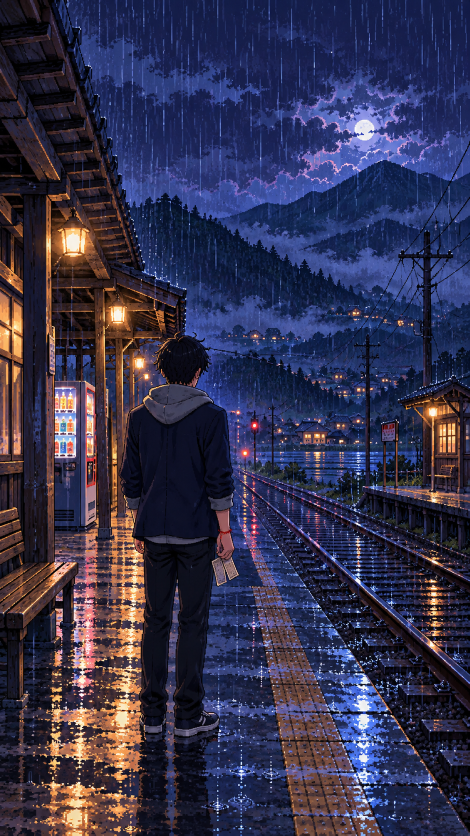
#> input picture anime-pixel-story/assets/01-waiting-rain.png, 940 x 1672 px (shown at 1/2 size)
$ python render_video.py
#> lines starting #> are read from the running program, lines starting #| are printed output that depends on the picture
"""Renderiza una historia humana de anime pixel art, sin palabras ni audio."""

from __future__ import annotations

import argparse
import math
import random
from pathlib import Path

import imageio.v2 as imageio
import numpy as np
from PIL import Image, ImageDraw, ImageFilter


WIDTH, HEIGHT = 360, 640
FPS = 12
BOUNDARIES = (0, 20, 40, 60)


def cover(image: Image.Image, width: int, height: int) -> Image.Image:
#> called with width = 368, height = 652
    scale = max(width / image.width, height / image.height)
#> scale = 0.391
    resized = image.resize((round(image.width * scale), round(image.height * scale)), Image.Resampling.LANCZOS)
    left = (resized.width - width) // 2
#> left = 0
    top = (resized.height - height) // 2
#> top = 1
    return resized.crop((left, top, left + width, top + height))


def base_frame(image: Image.Image, t: float, index: int) -> Image.Image:
    x = round(4 + math.sin(t * .14 + index) * 2)
    y = round(6 + math.cos(t * .11 + index) * 2)
    return image.crop((x, y, x + WIDTH, y + HEIGHT)).convert("RGBA")


def subject_motion(frame: Image.Image, t: float, index: int) -> None:
    boxes = [(82, 240, 220, 580), (22, 315, 215, 570), (102, 252, 218, 570)]
    box = boxes[index]
    patch = frame.crop(box)
    bob = round(math.sin(t * math.tau / (4.4 + index * .3)))
    stretch = patch.height + round(math.sin(t * math.tau / 4.8) * 1)
    moved = patch.resize((patch.width, stretch), Image.Resampling.NEAREST)
    local = Image.new("RGBA", patch.size, (0, 0, 0, 0))
    local.alpha_composite(moved, (0, patch.height - moved.height + bob))
    mask = Image.new("L", patch.size, 0)
    ImageDraw.Draw(mask).rounded_rectangle((10, 10, patch.width - 10, patch.height - 10), radius=18, fill=150)
    mask = mask.filter(ImageFilter.GaussianBlur(5))
    frame.paste(local, box, mask)


def pixel_dissolve(first: Image.Image, second: Image.Image, amount: float, seed: int) -> Image.Image:
    output = first.copy()
    rng = random.Random(seed)
    block = 8
    for y in range(0, HEIGHT, block):
        for x in range(0, WIDTH, block):
            threshold = rng.random()
            if threshold < amount:
                output.paste(second.crop((x, y, min(x + block, WIDTH), min(y + block, HEIGHT))), (x, y))
    return output


def timeline(images: list[Image.Image], t: float) -> tuple[Image.Image, int]:
    if t < BOUNDARIES[1]:
        index = 0
    elif t < BOUNDARIES[2]:
        index = 1
    else:
        index = 2
    frame = base_frame(images[index], t, index)
    if index < 2 and t >= BOUNDARIES[index + 1] - 2:
        amount = (t - (BOUNDARIES[index + 1] - 2)) / 2
        next_frame = base_frame(images[index + 1], t, index + 1)
        frame = pixel_dissolve(frame, next_frame, amount, 700 + index)
        if amount > .55:
            index += 1
    return frame, index


def glow_rect(draw: ImageDraw.ImageDraw, x: int, y: int, color: tuple[int, int, int], strength: float) -> None:
    for radius, alpha in ((7, 12), (4, 26), (2, 70)):
        draw.rectangle((x - radius, y - radius, x + radius, y + radius), fill=(*color, int(alpha * strength)))
    draw.rectangle((x - 1, y - 1, x + 1, y + 1), fill=(*color, int(220 * strength)))


def rain(t: float, particles, amount: float = 1) -> Image.Image:
    layer = Image.new("RGBA", (WIDTH, HEIGHT), (0, 0, 0, 0))
    draw = ImageDraw.Draw(layer, "RGBA")
    for px, py, speed, phase in particles:
        y = int((py * 710 + t * (95 + speed * 110)) % 710 - 35)
        x = int(px * WIDTH + math.sin(t * .3 + phase) * 2)
        length = int(6 + speed * 9)
        draw.line((x, y, x - 2, y + length), fill=(162, 190, 245, int((42 + speed * 65) * amount)), width=1)
    for offset in range(0, WIDTH, 34):
        ripple = (t * 34 + offset) % 110
        if ripple < 12:
            y = 555 + (offset * 7 % 68)
            width = 2 + int(ripple / 3)
            draw.ellipse((offset - width, y - 1, offset + width, y + 1), outline=(145, 183, 232, int(80 * amount)), width=1)
    return layer


def memory_lights(t: float, particles) -> Image.Image:
    layer = Image.new("RGBA", (WIDTH, HEIGHT), (0, 0, 0, 0))
    draw = ImageDraw.Draw(layer, "RGBA")
    pulse = .65 + math.sin(t * .8) * .2
    glow_rect(draw, 214, 360, (255, 180, 78), pulse)
    glow_rect(draw, 272, 355, (255, 147, 74), pulse * .8)
    for px, py, speed, phase in particles[:22]:
        x = int(25 + px * 310 + math.sin(t * .35 + phase) * 3)
        y = int(310 + ((py * 250 - t * (2 + speed * 3)) % 260))
        strength = max(0, math.sin(t * 1.1 + phase))
        if strength > .3:
            glow_rect(draw, x, y, (255, 207, 111), strength * .65)
    return layer


def dawn_petals(t: float, particles) -> Image.Image:
    layer = Image.new("RGBA", (WIDTH, HEIGHT), (0, 0, 0, 0))
    draw = ImageDraw.Draw(layer, "RGBA")
    for px, py, speed, phase in particles[:46]:
        x = int((px * 420 + t * (8 + speed * 12)) % 420 - 30 + math.sin(t * .7 + phase) * 5)
        y = int((py * 700 + t * (7 + speed * 10)) % 700 - 30)
        size = 1 + int(speed * 2)
        draw.rectangle((x - size, y, x + size, y + 1), fill=(255, 155, 196, 120))
    train_x = int(202 + min(1, (t - 40) / 20) * 28)
    train_y = int(373 - min(1, (t - 40) / 20) * 11)
    glow_rect(draw, train_x, train_y, (255, 75, 58), .75 + math.sin(t * 4) * .2)
    return layer


def render(output: Path, duration: int = 60, fps: int = FPS) -> None:
    root = Path(__file__).parent
    sources = [
        root / "assets/01-waiting-rain.png",
        root / "assets/02-shared-memory.png",
        root / "assets/03-letting-go.png",
    ]
    images = [cover(Image.open(path).convert("RGB"), WIDTH + 8, HEIGHT + 12) for path in sources]
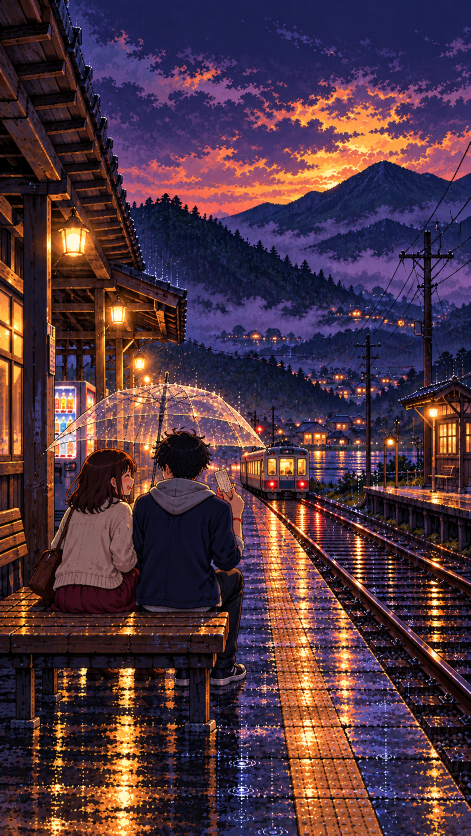
#> input picture anime-pixel-story/assets/02-shared-memory.png, 941 x 1672 px (shown at 1/2 size)
#> call 2 of cover, with width = 368, height = 652
#> in cover (call 2), `return resized.crop((left, top, left + width, top + height))`:
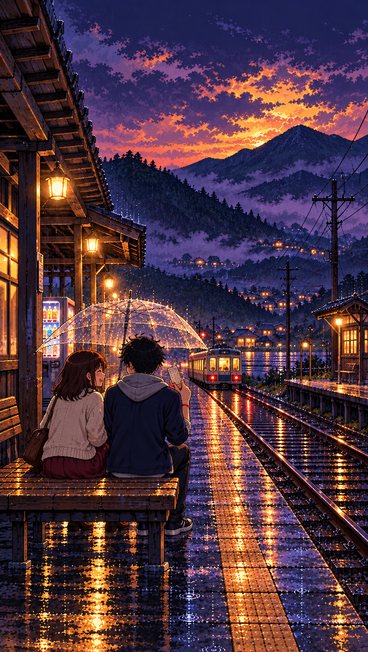
#> returned value: PIL image 368x652 RGB; mean R, G, B 79.2, 52.7, 64.3
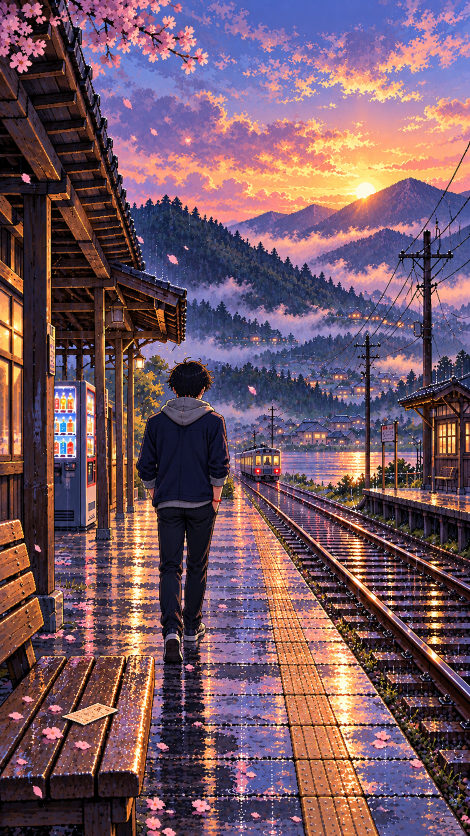
#> input picture anime-pixel-story/assets/03-letting-go.png, 940 x 1672 px (shown at 1/2 size)
#> call 3 of cover, with width = 368, height = 652
#> in cover (call 3), `resized = image.resize((round(image.width * scale), round(image.height..`:
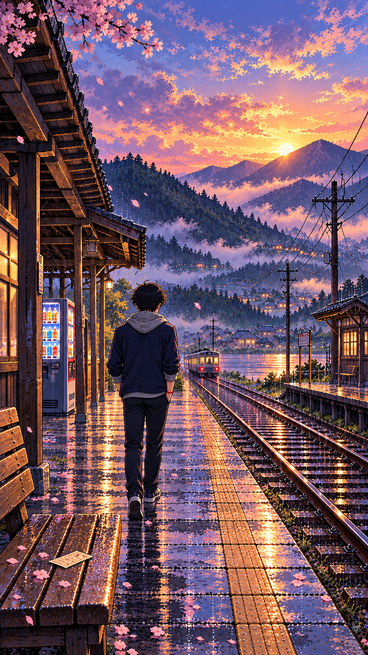
#> resized: PIL image 368x655 RGB; mean R, G, B 116, 87, 99.8
#> in cover (call 3), `return resized.crop((left, top, left + width, top + height))`:
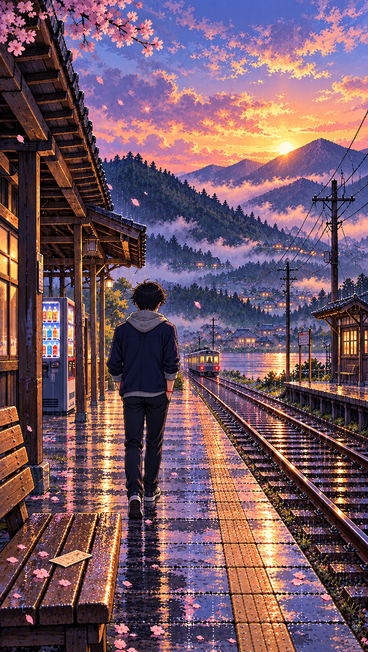
#> returned value: PIL image 368x652 RGB; mean R, G, B 116.1, 87, 99.8
#> images = 3 items
    rng = random.Random(8821)
    particles = [(rng.random(), rng.random(), rng.random(), rng.random() * math.tau) for _ in range(95)]
    output.parent.mkdir(parents=True, exist_ok=True)
    writer = imageio.get_writer(
        output,
        fps=fps,
        codec="libx264",
        bitrate="2300k",
        pixelformat="yuv420p",
        macro_block_size=1,
        output_params=["-vf", "scale=720:1280:flags=neighbor", "-movflags", "+faststart"],
    )
    try:
        for number in range(duration * fps):
            t = number / fps
            frame, index = timeline(images, t)
            subject_motion(frame, t, index)
            if index == 0:
                frame.alpha_composite(rain(t, particles, 1))
            elif index == 1:
                frame.alpha_composite(rain(t, particles, .35))
                frame.alpha_composite(memory_lights(t, particles))
            else:
                frame.alpha_composite(dawn_petals(t, particles))
            if t > duration - 2:
                darkness = int(255 * (t - (duration - 2)) / 2)
                frame.alpha_composite(Image.new("RGBA", frame.size, (3, 4, 15, darkness)))
            writer.append_data(np.asarray(frame.convert("RGB")))
            if number % (fps * 10) == 0:
                print(f"Renderizados {number // fps:>2}/{duration} segundos", flush=True)
#> this loop made 1 pass
#> (index, box in subject_motion, bob in subject_motion) on pass 1: (0, (82, 240, 220, 580), 0)
#> pass 1, in timeline, `frame = base_frame(images[index], t, index)`:
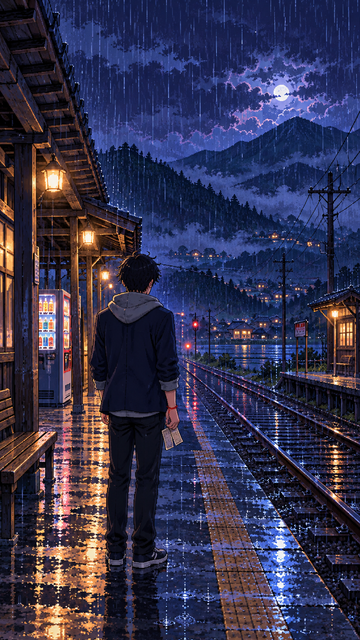
#> frame: PIL image 360x640 RGBA; mean R, G, B, A 53, 50.9, 78.7, 255
#> pass 1, in subject_motion, `patch = frame.crop(box)`:
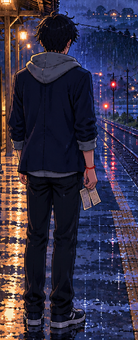
#> patch: PIL image 138x340 RGBA; mean R, G, B, A 55.9, 49.8, 71, 255
    finally:
        writer.close()
    print(f"Video terminado: {output.resolve()}", flush=True)


def main() -> None:
    parser = argparse.ArgumentParser()
    parser.add_argument("--duration", type=int, default=60)
    parser.add_argument("--fps", type=int, default=FPS)
    parser.add_argument("--output", type=Path, default=Path("anime-pixel-story/anime-pixel-historia-1min.mp4"))
    args = parser.parse_args()
    render(args.output, args.duration, args.fps)


if __name__ == "__main__":
#> (the run stopped early here; a loop or call above may not have finished)
